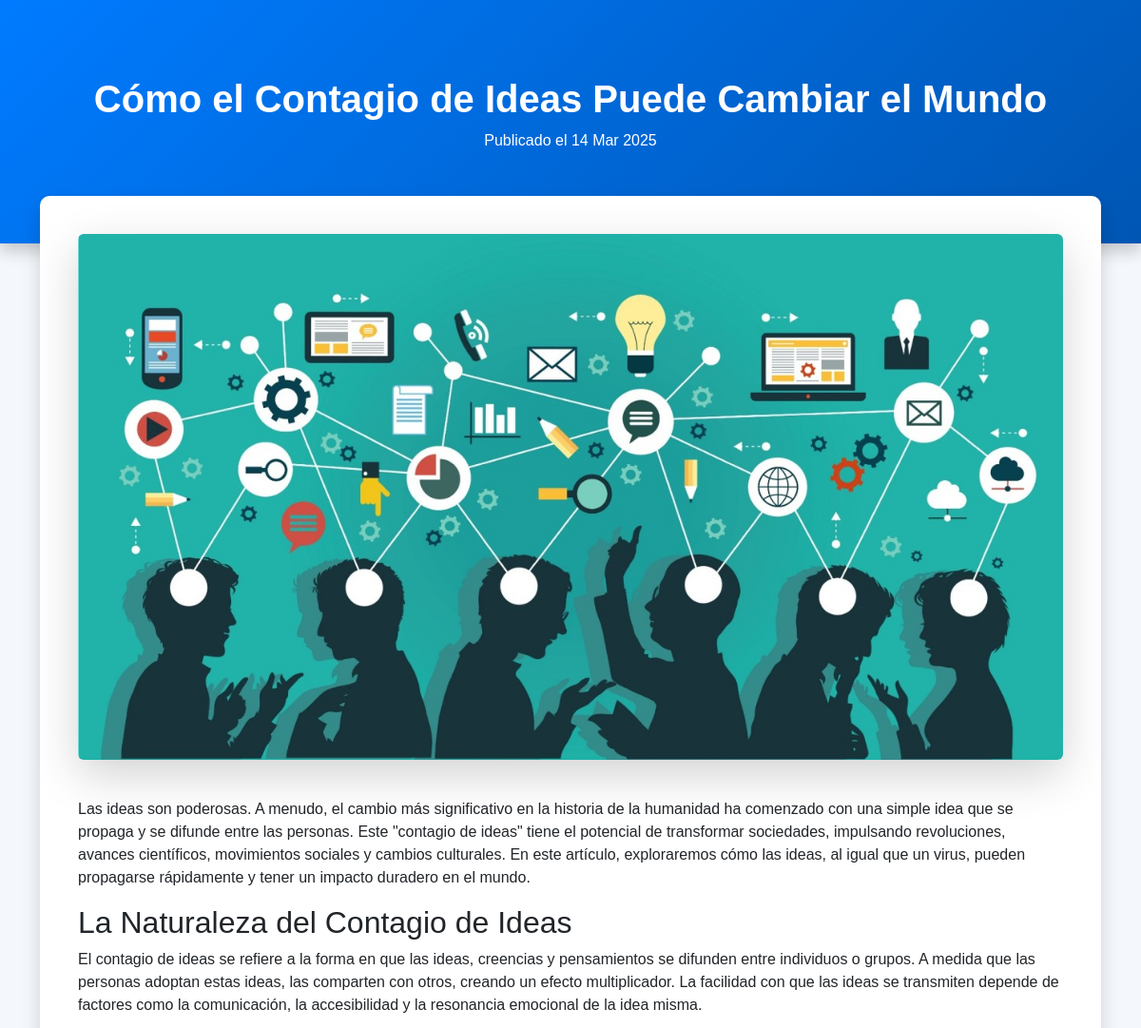
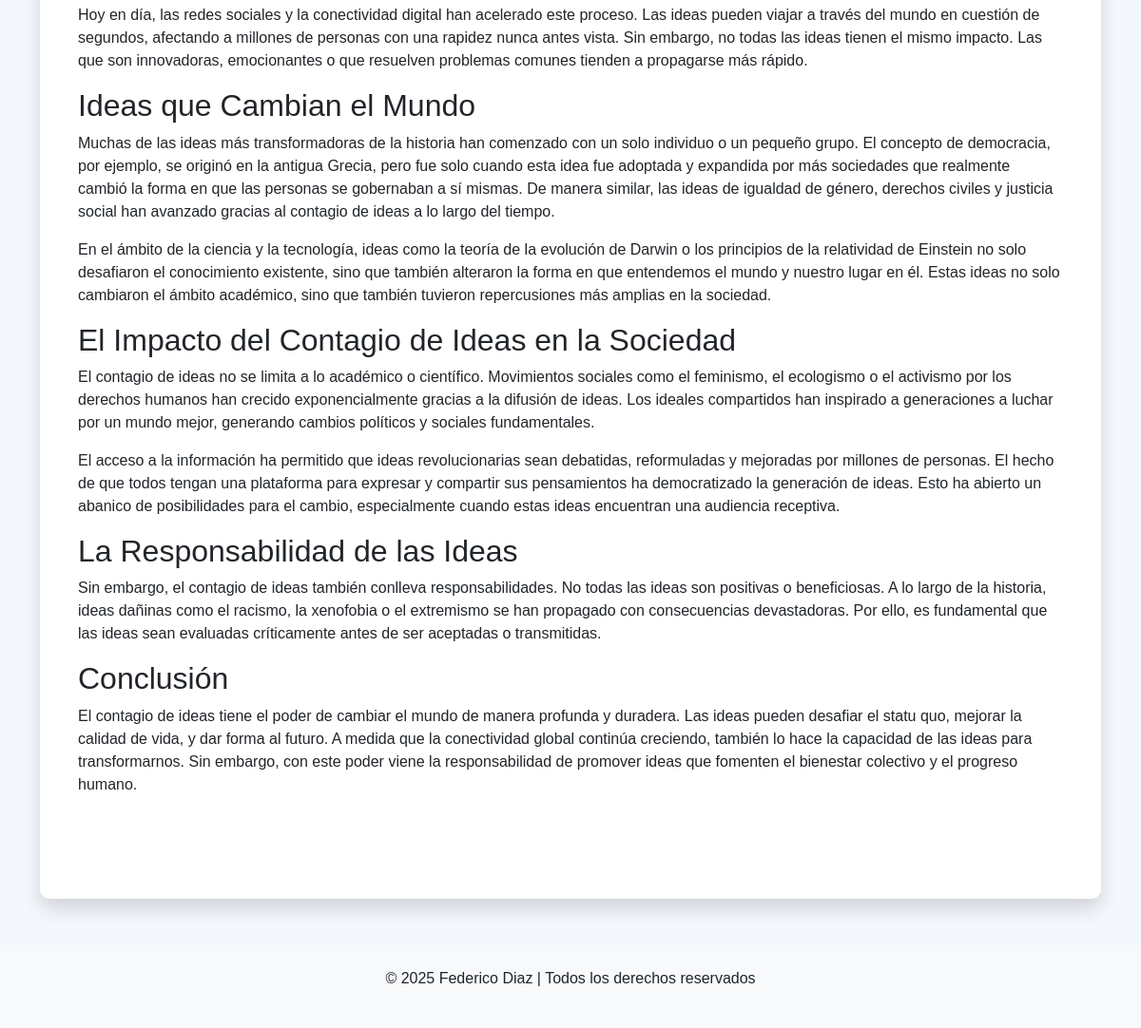
Page /blog/3/ on the committed database (2 pictures, top to bottom).
### my_site/models.py (models this page shows, shortened)
class BlogPost(models.Model):
    titulo = models.CharField(max_length=200)
    excerpt = models.TextField()  # Breve descripción del artículo
    contenido = models.TextField()
    imagen = models.ImageField(upload_to='blog_images/', blank=True, null=True)
    fecha_publicacion = models.DateTimeField(auto_now_add=True)

### my_site/views.py (the view)
# urls.py: path('blog/<int:blog_id>/', views.blog_detail, name='blog-detail'),
def blog_detail(request, blog_id):
    articulo = get_object_or_404(BlogPost, id=blog_id)
    return render(request, 'blog_detail.html', {'articulo': articulo})

### my_site/templates/blog_detail.html (shortened to what this page needs)
<!DOCTYPE html>
<html lang="es">
  <head>
    <link
      href="https://cdn.jsdelivr.net/npm/bootstrap@5.3.0/dist/css/bootstrap.min.css"
      rel="stylesheet"
    />
    <link
      rel="stylesheet"
      href="https://cdnjs.cloudflare.com/ajax/libs/aos/2.3.4/aos.css"
    />
  </head>
  <body>
    <header class="blog-header" data-aos="fade-down">
      <h1>{{ articulo.titulo }}</h1>
      <p data-aos="fade-up">
        Publicado el {{ articulo.fecha_publicacion|date:"d M Y" }}
      </p>
    </header>
    <div class="container">
      <div class="blog-content" data-aos="zoom-in">
        {% if articulo.imagen %}
        <img
          src="{{ articulo.imagen.url }}"
          class="img-fluid rounded mb-4 shadow-lg"
          alt="{{ articulo.titulo }}"
          data-aos="fade-up"
        />
        {% endif %}
        <p data-aos="fade-left">{{ articulo.contenido|safe }}</p>
        <a href="/blog/" class="btn btn-primary mt-3" data-aos="flip-left"
          >Volver al Blog</a
        >
      </div>
    </div>
    <footer class="text-center mt-5 py-4 bg-light">
      <p>&copy; 2025 Federico Diaz | Todos los derechos reservados</p>
    </footer>
  </body>
</html>

### my_site/templates/blog_detail.html (style rules this page uses)
body { background-color: #f4f7fc; font-family: "Poppins", sans-serif; }
.blog-header { background: linear-gradient(135deg, #007bff, #0056b3); color: white; padding: 80px 0; text-align: center; box-shadow: 0 8px 16px rgba(0, 0, 0, 0.2); }
.blog-header h1 { font-weight: 700; }
.blog-content { background: white; padding: 40px; border-radius: 10px; box-shadow: 0 10px 20px rgba(0, 0, 0, 0.15); margin-top: -50px; transition: transform 0.3s ease-in-out, box-shadow 0.3s ease-in-out; }
.btn-primary { background-color: #007bff; border: none; transition: background-color 0.3s ease-in-out; }

### rows in the picture
BlogPost: titulo "Cómo el Contagio de Ideas Puede Cambiar el Mundo", fecha_publicacion "14 Mar 2025", imagen (picture), contenido "Las ideas son poderosas. A menudo, el cambio más significativo en la historia de la humanidad ha comenzado con una simple idea que se propaga y se difunde entre las personas. Este \"contagio de ideas\" tiene el potencial de transformar sociedades, impulsando revoluciones, avances científicos, movimientos sociales y cambios culturales. En este artículo, exploraremos cómo las ideas, al igual que un virus, pueden propagarse rápidamente y tener un impacto duradero en el mundo. La Naturaleza del Contagio de Ideas El contagio de ideas se refiere a la forma en que las ideas, creencias y pensamientos se difunden entre individuos o grupos. A medida que las personas adoptan estas ideas, las comparten…"
